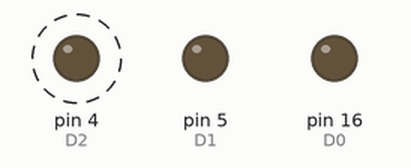
This sketch was run on a simulated Arduino Uno, built with avr-gcc and run on an emulated ATmega328P. Shown: output pins drawn as LEDs (lit = HIGH). Dashed ring = blinking.

Above: at 0.1 s.
Timing chart, 0 to 40.0 s (numbered marks = the images above):
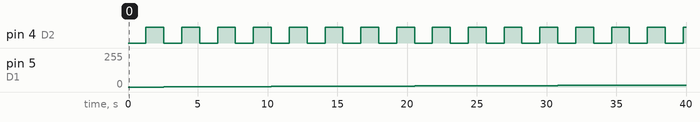

Measured:
- by itself, pin 4 (D2): alternates HIGH for 1.3 s and LOW for 1.3 s
- by itself, pin 5 (D1): moves from 0/255 to 15/255 over 35.9 s

The sketch:

LED_RGB_Continue.ino
```cpp
// Robo India Tutorial
// Digital Input and Output on LED
// Hardware: NodeMCU
#define D0 16 //r-g(NodeMcu -  chip)
#define D1 5  //g-r
#define D2 4  //b-b
/*const int RED = 5;
const int GREEN = 4;
const int BLUE = 0;*/
const int d=0;
void setup() {
  pinMode(D0, OUTPUT);
  pinMode(D1, OUTPUT);
  pinMode(D2, OUTPUT);

}

void loop() {
  //analogWrite(d, 50)
  analogWrite(D0, 10);    //the pin will generate a steady rectangular wave of the specified duty cycle until the next call to analogWrite() (or a call to digitalRead() or digitalWrite()) on the same pin.
  analogWrite(D0, 50);
  analogWrite(D2, 200);
   for (int i = 0; i <= 255; i++) {
    for (int j = 0; j <= 255; j++){
       for (int k = 0; k <= 255; k++){
           analogWrite(D0, i);
           analogWrite(D1, j);
           analogWrite(D2, k);
           delay(10);
      }
    }
   }

 /* analogWrite(RED, 100);
  analogWrite(GREEN, 100);
  analogWrite(BLUE, 100); */
 // delay (1000);
}
```
